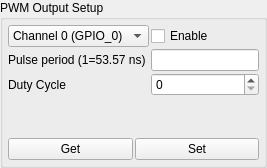
                 <widget class="QGroupBox" name="groupBox_PWMSetup">
                  <property name="title">
                   <string>PWM Output Setup</string>
                  </property>
                  <layout class="QVBoxLayout" name="verticalLayout_27">
                   <property name="spacing">
                    <number>2</number>
                   </property>
                   <property name="leftMargin">
                    <number>5</number>
                   </property>
                   <property name="topMargin">
                    <number>5</number>
                   </property>
                   <property name="rightMargin">
                    <number>5</number>
                   </property>
                   <property name="bottomMargin">
                    <number>5</number>
                   </property>
                   <item>
                    <layout class="QGridLayout" name="gridLayout_22">
                     <item row="1" column="1">
                      <widget class="QLineEdit" name="lineEdit_PWMPeriod"/>
                     </item>
                     <item row="1" column="0">
                      <widget class="QLabel" name="label_PWMPulsePeriod">
                       <property name="text">
                        <string>Pulse period (1=53.57 ns)</string>
                       </property>
                      </widget>
                     </item>
                     <item row="2" column="0">
                      <widget class="QLabel" name="label_PWMDutyCycle">
                       <property name="text">
                        <string>Duty Cycle</string>
                       </property>
                      </widget>
                     </item>
                     <item row="2" column="1">
                      <widget class="QSpinBox" name="spinBox_PWMDutyCycle"/>
                     </item>
                     <item row="0" column="1">
                      <widget class="QCheckBox" name="checkBox_PWMEnable">
                       <property name="text">
                        <string>Enable</string>
                       </property>
                      </widget>
                     </item>
                     <item row="0" column="0">
                      <widget class="QComboBox" name="comboBox_PWMChannel">
                       <item>
                        <property name="text">
                         <string>Channel 0 (GPIO_0)</string>
                        </property>
                       </item>
                       <item>
                        <property name="text">
                         <string>Channel 2 (GPIO_2)</string>
                        </property>
                       </item>
                      </widget>
                     </item>
                    </layout>
                   </item>
                   <item>
                    <spacer name="verticalSpacer_23">
                     <property name="orientation">
                      <enum>Qt::Vertical</enum>
                     </property>
                     <property name="sizeHint" stdset="0">
                      <size>
                       <width>20</width>
                       <height>40</height>
                      </size>
                     </property>
                    </spacer>
                   </item>
                   <item>
                    <layout class="QHBoxLayout" name="horizontalLayout_27">
                     <item>
                      <widget class="QPushButton" name="pushButton_GetPWMConfig">
                       <property name="text">
                        <string>Get</string>
                       </property>
                      </widget>
                     </item>
                     <item>
                      <widget class="QPushButton" name="pushButton_SetPWMConfig">
                       <property name="text">
                        <string>Set</string>
                       </property>
                      </widget>
                     </item>
                    </layout>
                   </item>
                  </layout>
                 </widget>
